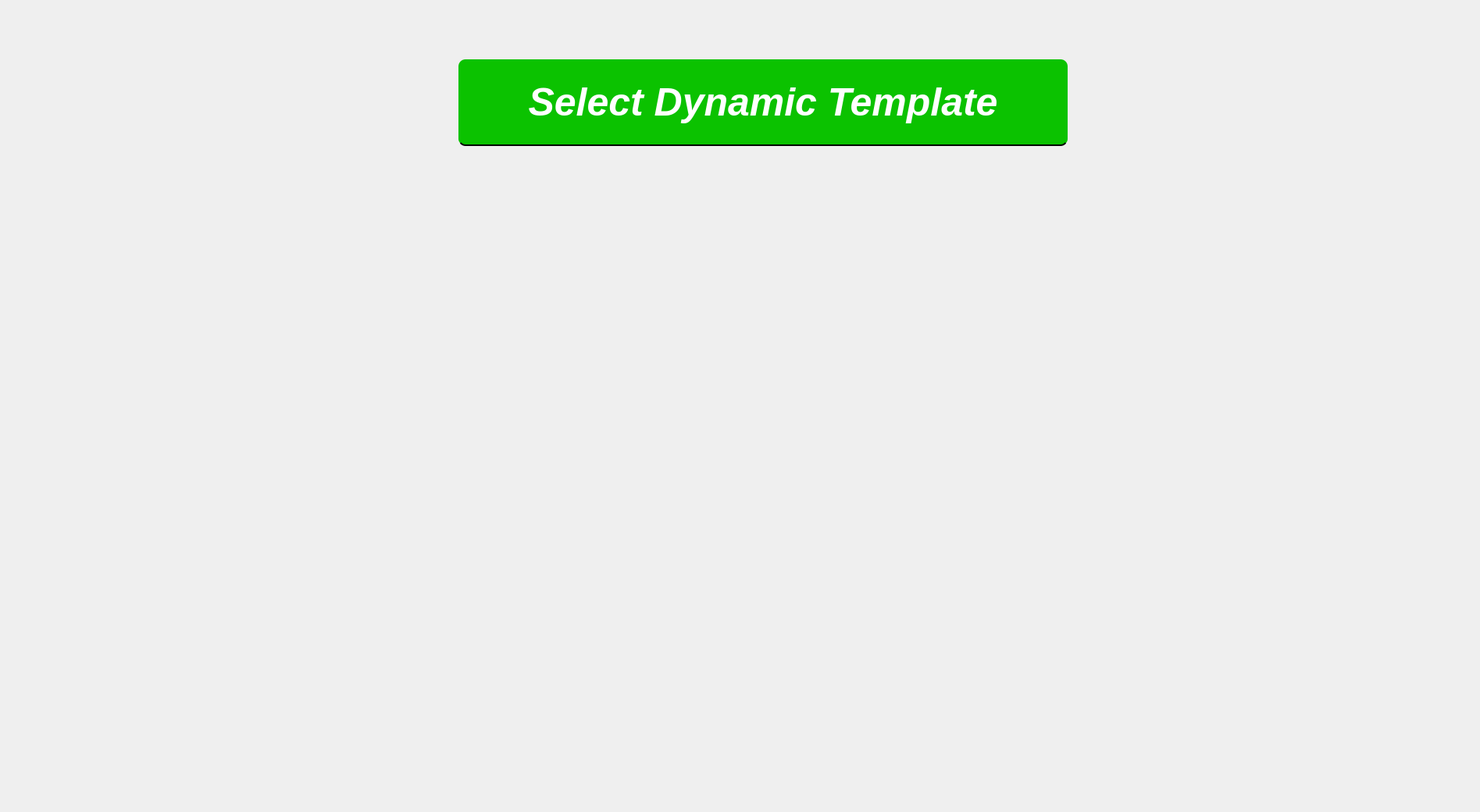
<?xml version="1.0" encoding="UTF-8"?>
<ui version="4.0">
 <class>Dynamic</class>
 <widget class="QWidget" name="dynamic">
  <property name="enabled">
   <bool>true</bool>
  </property>
  <property name="geometry">
   <rect>
    <x>0</x>
    <y>0</y>
    <width>1895</width>
    <height>1040</height>
   </rect>
  </property>
  <property name="windowTitle">
   <string>Form</string>
  </property>
  <property name="autoFillBackground">
   <bool>false</bool>
  </property>
  <property name="styleSheet">
   <string notr="true">#dynamic {
    border-image: url(:/images/pics/bg.png) 0 0 0 0 stretch;
}</string>
  </property>
  <layout class="QVBoxLayout" name="mainVerticalLayout">
   <item>
    <spacer name="verticalSpacer_3">
     <property name="orientation">
      <enum>Qt::Orientation::Vertical</enum>
     </property>
     <property name="sizeType">
      <enum>QSizePolicy::Policy::Minimum</enum>
     </property>
     <property name="sizeHint" stdset="0">
      <size>
       <width>20</width>
       <height>65</height>
      </size>
     </property>
    </spacer>
   </item>
   <item>
    <layout class="QHBoxLayout" name="navButtonsLayout">
     <property name="spacing">
      <number>6</number>
     </property>
     <property name="sizeConstraint">
      <enum>QLayout::SizeConstraint::SetDefaultConstraint</enum>
     </property>
     <item>
      <widget class="QPushButton" name="back">
       <property name="enabled">
        <bool>true</bool>
       </property>
       <property name="minimumSize">
        <size>
         <width>100</width>
         <height>80</height>
        </size>
       </property>
       <property name="maximumSize">
        <size>
         <width>200</width>
         <height>80</height>
        </size>
       </property>
       <property name="cursor">
        <cursorShape>PointingHandCursor</cursorShape>
       </property>
       <property name="styleSheet">
        <string notr="true">#back {
    background-color: transparent;
    border: none;
    padding: 0px;
    margin: 0px;
}
</string>
       </property>
       <property name="text">
        <string/>
       </property>
       <property name="icon">
        <iconset>
         <normaloff>:/icons/Icons/send.svg</normaloff>:/icons/Icons/send.svg</iconset>
       </property>
       <property name="iconSize">
        <size>
         <width>80</width>
         <height>80</height>
        </size>
       </property>
       <property name="checkable">
        <bool>false</bool>
       </property>
      </widget>
     </item>
           <item>
       <spacer name="horizontalSpacer_left">
        <property name="orientation">
         <enum>Qt::Orientation::Horizontal</enum>
        </property>
        <property name="sizeType">
         <enum>QSizePolicy::Policy::Minimum</enum>
        </property>
        <property name="sizeHint" stdset="0">
         <size>
          <width>40</width>
          <height>20</height>
         </size>
        </property>
       </spacer>
      </item>
     <item>
      <widget class="QFrame" name="fglabel">
       <property name="sizePolicy">
        <sizepolicy hsizetype="Preferred" vsizetype="Preferred">
         <horstretch>0</horstretch>
         <verstretch>0</verstretch>
        </sizepolicy>
       </property>
       <property name="minimumSize">
        <size>
         <width>780</width>
         <height>111</height>
        </size>
       </property>
       <property name="maximumSize">
        <size>
         <width>780</width>
         <height>111</height>
        </size>
       </property>
       <property name="styleSheet">
        <string notr="true">#fglabel {
    background-color: #0BC200;
        border-radius: 9px;
    border-bottom: 2px solid #020202;
}</string>
       </property>
       <property name="frameShape">
        <enum>QFrame::Shape::StyledPanel</enum>
       </property>
       <property name="frameShadow">
        <enum>QFrame::Shadow::Raised</enum>
       </property>
       <layout class="QVBoxLayout" name="verticalLayout_3">
        <item>
         <widget class="QLabel" name="fgtext">
          <property name="enabled">
           <bool>false</bool>
          </property>
          <property name="minimumSize">
           <size>
            <width>762</width>
            <height>90</height>
           </size>
          </property>
          <property name="maximumSize">
           <size>
            <width>762</width>
            <height>90</height>
           </size>
          </property>
          <property name="styleSheet">
           <string notr="true">#fgtext {
    color: #FFF;
    text-align: center;
    font-family: &quot;Roboto Condensed&quot;;
    font-style: italic;
    font-weight: 700;
    font-size: 50px;
}</string>
          </property>
          <property name="frameShape">
           <enum>QFrame::Shape::NoFrame</enum>
          </property>
          <property name="text">
           <string>Select Dynamic Template</string>
          </property>
          <property name="alignment">
           <set>Qt::AlignmentFlag::AlignCenter</set>
          </property>
          <property name="margin">
           <number>4</number>
          </property>
         </widget>
        </item>
       </layout>
      </widget>
     </item>
     <item>
      <spacer name="horizontalSpacer_right">
       <property name="orientation">
        <enum>Qt::Orientation::Horizontal</enum>
       </property>
       <property name="sizeType">
        <enum>QSizePolicy::Policy::Minimum</enum>
       </property>
       <property name="sizeHint" stdset="0">
        <size>
         <width>350</width>
         <height>20</height>
        </size>
       </property>
      </spacer>
     </item>
    </layout>
   </item>
   <item>
    <layout class="QVBoxLayout" name="videoGridContentLayout">
     <item>
      <spacer name="verticalSpacer_top">
       <property name="orientation">
        <enum>Qt::Orientation::Vertical</enum>
       </property>
       <property name="sizeHint" stdset="0">
        <size>
         <width>20</width>
         <height>40</height>
        </size>
       </property>
      </spacer>
     </item>
     <item>
      <layout class="QHBoxLayout" name="topVideosHorizontalLayout">
       <item>
        <spacer name="horizontalSpacer_left1">
         <property name="orientation">
          <enum>Qt::Orientation::Horizontal</enum>
         </property>
         <property name="sizeHint" stdset="0">
          <size>
           <width>40</width>
           <height>20</height>
          </size>
         </property>
        </spacer>
       </item>
       <item>
        <layout class="QGridLayout" name="gridLayout_top_videos">
         <item row="0" column="0">
          <widget class="QPushButton" name="videoButton1">
           <property name="minimumSize">
            <size>
             <width>425</width>
             <height>305</height>
            </size>
           </property>
           <property name="maximumSize">
            <size>
             <width>425</width>
             <height>305</height>
            </size>
           </property>
           <property name="cursor">
            <cursorShape>PointingHandCursor</cursorShape>
           </property>
           <property name="styleSheet">
            <string notr="true">
/* IMPORTANT: Background set to transparent here. GIF will be displayed by a child QLabel. */
#videoButton1 {
    background-color: transparent;
    border-radius: 8px;
    border: 5px solid transparent; /* Default transparent border */
}

#videoButton1::hover {
    border: 5px solid #FFC20F; /* Yellow border on hover */
    border-radius: 8px;
}

#videoButton1[selected=&quot;true&quot;] {
    border: 5px solid #0BC200; /* Green border when selected */
    border-radius: 8px;
}
</string>
           </property>
           <property name="text">
            <string/>
           </property>
          </widget>
         </item>
         <item row="0" column="1">
          <spacer name="horizontalSpacer_between1_2">
           <property name="orientation">
            <enum>Qt::Orientation::Horizontal</enum>
           </property>
           <property name="sizeType">
            <enum>QSizePolicy::Policy::Expanding</enum>
           </property>
           <property name="sizeHint" stdset="0">
            <size>
             <width>40</width>
             <height>20</height>
            </size>
           </property>
          </spacer>
         </item>
         <item row="0" column="2">
          <widget class="QPushButton" name="videoButton2">
           <property name="minimumSize">
            <size>
             <width>425</width>
             <height>305</height>
            </size>
           </property>
           <property name="maximumSize">
            <size>
             <width>425</width>
             <height>305</height>
            </size>
           </property>
           <property name="cursor">
            <cursorShape>PointingHandCursor</cursorShape>
           </property>
           <property name="styleSheet">
            <string notr="true">
#videoButton2 {
    background-color: transparent;
    border-radius: 8px;
    border: 5px solid transparent;
}

#videoButton2::hover {
    border: 5px solid #FFC20F;
    border-radius: 8px;
}

#videoButton2[selected=&quot;true&quot;] {
    border: 5px solid #0BC200;
    border-radius: 8px;
}
</string>
           </property>
           <property name="text">
            <string/>
           </property>
          </widget>
         </item>
         <item row="0" column="3">
          <spacer name="horizontalSpacer_between2_3">
           <property name="orientation">
            <enum>Qt::Orientation::Horizontal</enum>
           </property>
           <property name="sizeType">
            <enum>QSizePolicy::Policy::Expanding</enum>
           </property>
           <property name="sizeHint" stdset="0">
            <size>
             <width>40</width>
             <height>20</height>
            </size>
           </property>
          </spacer>
         </item>
         <item row="0" column="4">
          <widget class="QPushButton" name="videoButton3">
           <property name="minimumSize">
            <size>
             <width>425</width>
             <height>305</height>
            </size>
           </property>
           <property name="maximumSize">
            <size>
             <width>425</width>
             <height>305</height>
            </size>
           </property>
           <property name="cursor">
            <cursorShape>PointingHandCursor</cursorShape>
           </property>
           <property name="styleSheet">
            <string notr="true">
#videoButton3 {
    background-color: transparent;
    border-radius: 8px;
    border: 5px solid transparent;
}

#videoButton3::hover {
    border: 5px solid #FFC20F;
    border-radius: 8px;
}

#videoButton3[selected=&quot;true&quot;] {
    border: 5px solid #0BC200;
    border-radius: 8px;
}
</string>
           </property>
           <property name="text">
            <string/>
           </property>
          </widget>
         </item>
        </layout>
       </item>
       <item>
        <spacer name="horizontalSpacer_right1">
         <property name="orientation">
          <enum>Qt::Orientation::Horizontal</enum>
         </property>
         <property name="sizeHint" stdset="0">
          <size>
           <width>40</width>
           <height>20</height>
          </size>
         </property>
        </spacer>
       </item>
      </layout>
     </item>
     <item>
      <spacer name="verticalSpacer_middle">
       <property name="orientation">
        <enum>Qt::Orientation::Vertical</enum>
       </property>
       <property name="sizeHint" stdset="0">
        <size>
         <width>20</width>
         <height>40</height>
        </size>
       </property>
      </spacer>
     </item>
     <item>
      <layout class="QHBoxLayout" name="bottomVideosHorizontalLayout">
       <item>
        <spacer name="horizontalSpacer_left2">
         <property name="orientation">
          <enum>Qt::Orientation::Horizontal</enum>
         </property>
         <property name="sizeHint" stdset="0">
          <size>
           <width>40</width>
           <height>20</height>
          </size>
         </property>
        </spacer>
       </item>
       <item>
        <layout class="QGridLayout" name="gridLayout_bottom_videos">
         <item row="0" column="0">
          <widget class="QPushButton" name="videoButton4">
           <property name="minimumSize">
            <size>
             <width>425</width>
             <height>305</height>
            </size>
           </property>
           <property name="maximumSize">
            <size>
             <width>425</width>
             <height>305</height>
            </size>
           </property>
           <property name="cursor">
            <cursorShape>PointingHandCursor</cursorShape>
           </property>
           <property name="styleSheet">
            <string notr="true">
#videoButton4 {
    background-color: transparent;
    border-radius: 8px;
    border: 5px solid transparent;
}

#videoButton4::hover {
    border: 5px solid #FFC20F;
    border-radius: 8px;
}

#videoButton4[selected=&quot;true&quot;] {
    border: 5px solid #0BC200;
    border-radius: 8px;
}
</string>
           </property>
           <property name="text">
            <string/>
           </property>
          </widget>
         </item>
         <item row="0" column="1">
          <spacer name="horizontalSpacer_between4_5">
           <property name="orientation">
            <enum>Qt::Orientation::Horizontal</enum>
           </property>
           <property name="sizeType">
            <enum>QSizePolicy::Policy::Expanding</enum>
           </property>
           <property name="sizeHint" stdset="0">
            <size>
             <width>40</width>
             <height>20</height>
            </size>
           </property>
          </spacer>
         </item>
         <item row="0" column="2">
          <widget class="QPushButton" name="videoButton5">
           <property name="minimumSize">
            <size>
             <width>425</width>
             <height>305</height>
            </size>
           </property>
           <property name="maximumSize">
            <size>
             <width>425</width>
             <height>305</height>
            </size>
           </property>
           <property name="cursor">
            <cursorShape>PointingHandCursor</cursorShape>
           </property>
           <property name="styleSheet">
            <string notr="true">
#videoButton5 {
    background-color: transparent;
    border-radius: 8px;
    border: 5px solid transparent;
}

#videoButton5::hover {
    border: 5px solid #FFC20F;
    border-radius: 8px;
}

#videoButton5[selected=&quot;true&quot;] {
    border: 5px solid #0BC200;
    border-radius: 8px;
}
</string>
           </property>
           <property name="text">
            <string/>
           </property>
          </widget>
         </item>
        </layout>
       </item>
       <item>
        <spacer name="horizontalSpacer_right2">
         <property name="orientation">
          <enum>Qt::Orientation::Horizontal</enum>
         </property>
         <property name="sizeHint" stdset="0">
          <size>
           <width>40</width>
           <height>20</height>
          </size>
         </property>
        </spacer>
       </item>
      </layout>
     </item>
     <item>
      <spacer name="verticalSpacer_bottom">
       <property name="orientation">
        <enum>Qt::Orientation::Vertical</enum>
       </property>
       <property name="sizeHint" stdset="0">
        <size>
         <width>20</width>
         <height>40</height>
        </size>
       </property>
      </spacer>
     </item>
    </layout>
   </item>
  </layout>
 </widget>
 <resources/>
 <connections/>
</ui>
